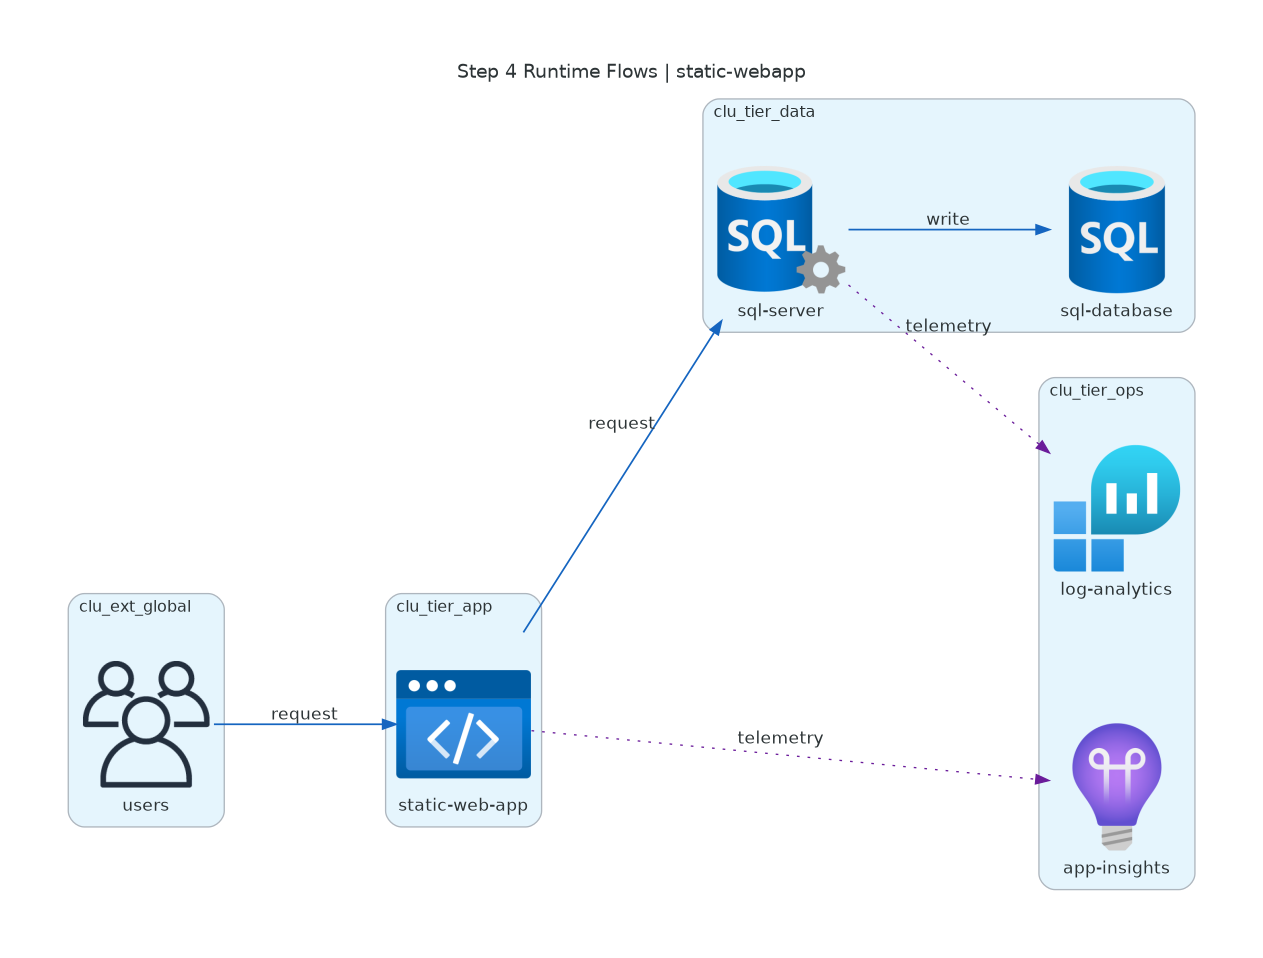

Write Python code to recreate this figure.
"""Step 4 runtime flow diagram for static-webapp (non-Mermaid)."""

from diagrams import Cluster, Diagram, Edge
from diagrams.azure.database import SQLDatabases, SQLServers
from diagrams.azure.monitor import ApplicationInsights, LogAnalyticsWorkspaces
from diagrams.azure.web import StaticApps
from diagrams.onprem.client import Users

graph_attr = {
    "bgcolor": "white",
    "pad": "0.6",
    "nodesep": "1.0",
    "ranksep": "1.2",
    "splines": "polyline",
    "fontsize": "14",
    "labelloc": "t",
    "label": "Step 4 Runtime Flows | static-webapp",
}

cluster_attr = {"style": "rounded", "fontsize": "12"}

with Diagram(
    "static-webapp-runtime",
    filename="agent-output/static-webapp/04-runtime-diagram",
    show=False,
    direction="LR",
    outformat="png",
    graph_attr=graph_attr,
):
    with Cluster("clu_ext_global", graph_attr=cluster_attr):
        n_edge_user_browser = Users("users")

    with Cluster("clu_tier_app", graph_attr=cluster_attr):
        n_web_swa_frontend = StaticApps("static-web-app")

    with Cluster("clu_tier_data", graph_attr=cluster_attr):
        n_data_sqlserver_core = SQLServers("sql-server")
        n_data_sqldb_app = SQLDatabases("sql-database")

    with Cluster("clu_tier_ops", graph_attr=cluster_attr):
        n_ops_loganalytics_main = LogAnalyticsWorkspaces("log-analytics")
        n_ops_appi_main = ApplicationInsights("app-insights")

    e_runtime = Edge(color="#1565C0", style="bold", penwidth="1.3")
    e_observe = Edge(color="#6A1B9A", style="dotted")

    n_edge_user_browser >> Edge(label="request", **e_runtime.attrs) >> n_web_swa_frontend
    n_web_swa_frontend >> Edge(label="request", **e_runtime.attrs) >> n_data_sqlserver_core
    n_data_sqlserver_core >> Edge(label="write", **e_runtime.attrs) >> n_data_sqldb_app

    n_web_swa_frontend >> Edge(label="telemetry", **e_observe.attrs) >> n_ops_appi_main
    n_data_sqlserver_core >> Edge(label="telemetry", **e_observe.attrs) >> n_ops_loganalytics_main
